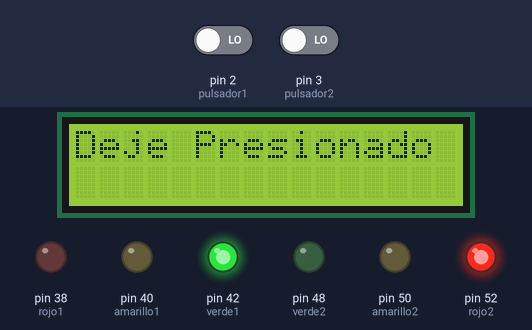
Recording of a sketch running on a simulated Arduino Mega 2560, built with avr-gcc and run on an emulated ATmega2560. On the bench: 16×2 character LCD, output pins drawn as LEDs (lit = HIGH). Dashed ring = blinking. Inputs (shaded band) come from the test bench; at power-on: pin 2 (pulsador1) LOW, pin 3 (pulsador2) LOW.

Above: at 1.2 s.
1.3 s: pin 2 (pulsador1) driven HIGH and pin 3 (pulsador2) driven HIGH
At 8.4 s:
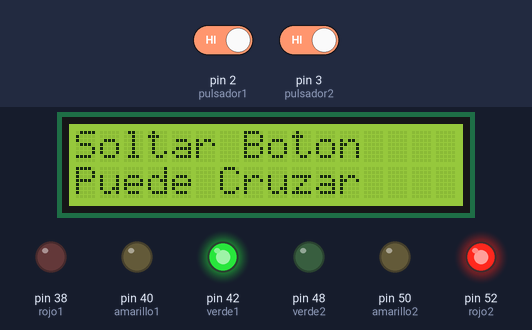
9.5 s: pin 2 (pulsador1) driven LOW
23.5 s: pin 2 (pulsador1) driven HIGH
At 24.5 s:
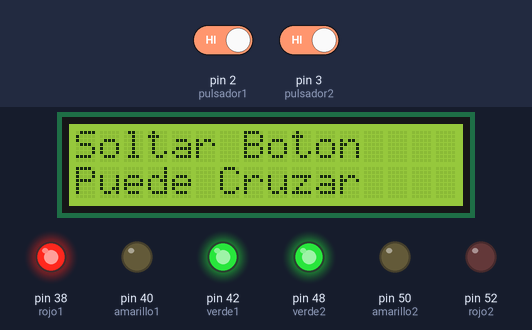
37.5 s: pin 3 (pulsador2) driven LOW
At 42.8 s:
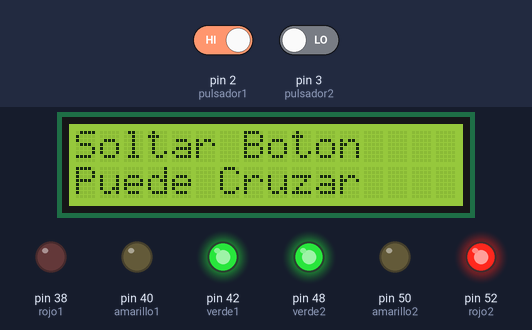
51.5 s: pin 2 (pulsador1) driven LOW
At 64.6 s:
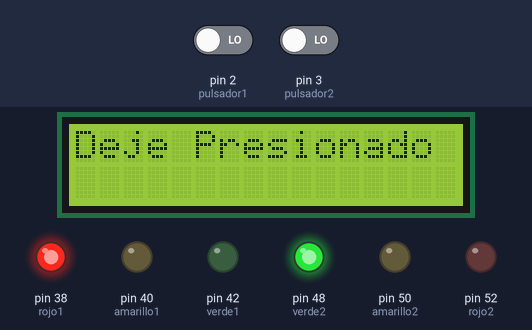
65.5 s: pin 3 (pulsador2) driven HIGH
At 70.5 s:
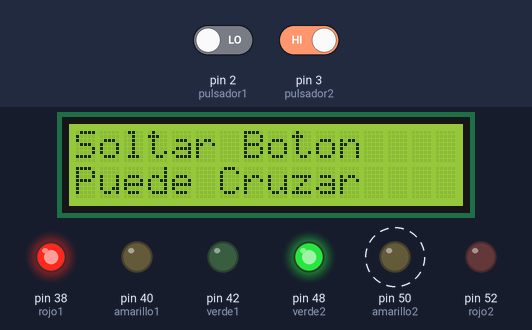
Timing chart, 0 to 72.0 s (numbered marks = the images above; inputs shaded):
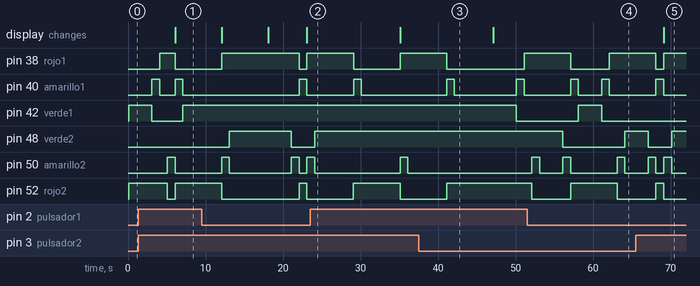

Measured:
- after the input at 1.3 s, pin 48 (verde2): stays LOW (without the input it goes to HIGH after 4.8 s); pin 50 (amarillo2): goes on until 6.1 s, then stays LOW; the display: changes after 4.8 s (image 1)
- after the input at 23.5 s, pin 48 (verde2): goes on until 24.1 s, then stays HIGH
- after the input at 37.5 s, pin 42 (verde1): HIGH → LOW after 12.6 s; pin 50 (amarillo2): stays LOW (without the input it goes to HIGH after 9.6 s); pin 52 (rojo2): goes on until 41.1 s, then stays HIGH
- after the input at 51.5 s, pin 48 (verde2): HIGH → LOW after 4.6 s, → HIGH 8.0 s later
- after the input at 65.5 s, pin 40 (amarillo1): goes on until 69.1 s, then stays LOW; pin 42 (verde1): stays LOW (without the input it goes to HIGH after 3.6 s); pin 50 (amarillo2): LOW → HIGH after 3.6 s, → LOW 1.0 s later; the display: changes after 3.6 s (image 5)
- by itself, pin 40 (amarillo1): alternates HIGH for 1.0 s and LOW for 3.0 s

The sketch:

semaforo.ino
```cpp
#include <LiquidCrystal.h>
LiquidCrystal lcd(22, 24, 26, 28, 30, 32);

int rojo1 = 38;
int amarillo1 = 40;
int verde1 = 42;
int semaforo1 = 1;

int rojo2 = 52;
int amarillo2 = 50;
int verde2 = 48;

int pulsador1 = 2;
int estadoPulsador1 = 0;

int pulsador2 = 3;
int estadoPulsador2 = 0;

void setup() {

  Serial.begin(9600);
  lcd.begin(16,2);// se define la LCD
  lcd.setCursor(0,0);// Pposicion de los caracteres
  lcd.print("Deje Presionado");//
pinMode(rojo1 ,OUTPUT);
pinMode(amarillo1 ,OUTPUT);
pinMode(verde1 ,OUTPUT);

pinMode(rojo2 ,OUTPUT);
pinMode(amarillo2 ,OUTPUT);
pinMode(verde2 ,OUTPUT);

pinMode(pulsador1, INPUT);
pinMode(pulsador2, INPUT);
}

void delayPulsador(){

}

void loop() {
  // put your main code here, to run repeatedly:
  digitalWrite(rojo2, HIGH);

  //verdee
  estadoPulsador2 = digitalRead(pulsador2);
  if(estadoPulsador2 == HIGH){
    digitalWrite(rojo1,HIGH);
    lcd.clear();
    lcd.print("Soltar Boton");
    lcd.setCursor(0,1);
    lcd.print("Puede Cruzar");

    digitalWrite(rojo2,LOW);
    digitalWrite(amarillo2, HIGH);
    delay(1000);
    digitalWrite(amarillo2, LOW);
    digitalWrite(verde2, HIGH);
    delay(5000);
    lcd.clear();
  lcd.setCursor(0,0);
  lcd.print("Deje Presionado");

  }else{
    digitalWrite(verde1, HIGH);
    delay(3000);
    digitalWrite(verde1, LOW);
    digitalWrite(amarillo1, HIGH);

    delay(1000);

  digitalWrite(amarillo1, LOW);
  digitalWrite(rojo1, HIGH);

  delay(1000);

  digitalWrite(rojo2, LOW);
  digitalWrite(amarillo2, HIGH);

  delay(1000);

  digitalWrite(amarillo2, LOW);
  }


  //verde
  estadoPulsador1 = digitalRead(pulsador1);
  if(estadoPulsador1 == HIGH){
    digitalWrite(rojo2,HIGH);
    lcd.clear();
    lcd.print("Soltar Boton");
    lcd.setCursor(0,1);
    lcd.print("Puede Cruzar");

    digitalWrite(rojo1,LOW);
    digitalWrite(amarillo1, HIGH);
    delay(1000);
    digitalWrite(amarillo1, LOW);
    digitalWrite(verde1, HIGH);
    delay(5000);

     lcd.clear();
  lcd.setCursor(0,0);
  lcd.print("Deje Presionado");


  }else{
    digitalWrite(verde2, HIGH);
    delay(3000);
    digitalWrite(verde2, LOW);
    digitalWrite(amarillo2, HIGH);

  delay(1000);

  digitalWrite(amarillo2, LOW);
  digitalWrite(rojo1, LOW);

 digitalWrite(amarillo1, HIGH);
  digitalWrite(rojo2, HIGH);

  delay(1000);

  digitalWrite(amarillo1, LOW);
  }


}
```
